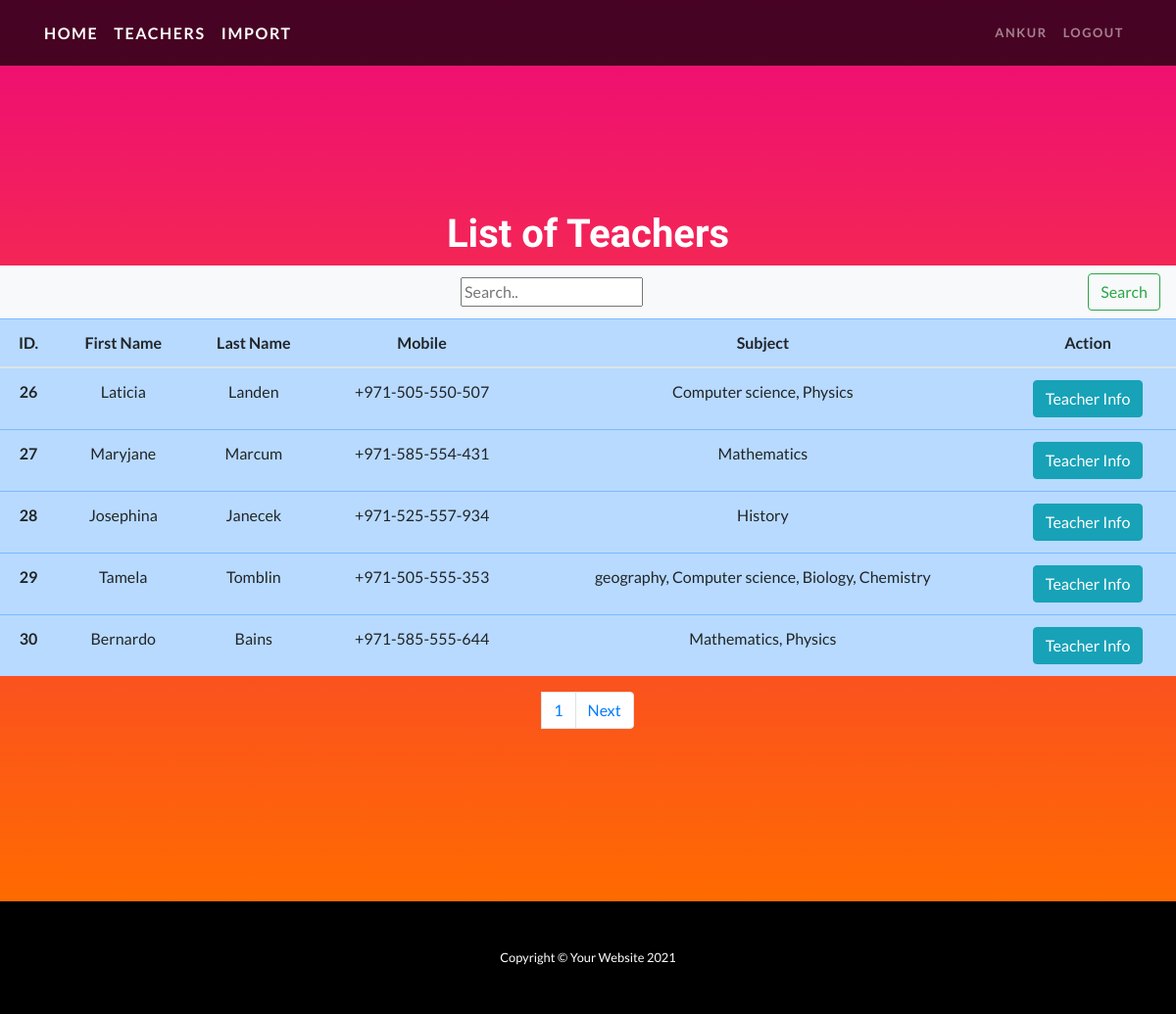
Page /t_list (signed in) on the committed database.
### teacher/models.py (models this page shows, shortened)
class Teacher(models.Model):
    first_name=models.CharField(max_length=56)
    last_name=models.CharField(max_length=56)
    email_address=models.EmailField()
    profile_picture = models.ImageField(default='default.jpg',upload_to='teacher')
    mobile_number=models.CharField(max_length=16)
    room_number = models.CharField(max_length=10)
    subject_taught = models.CharField(max_length=256)
    created = models.DateField(auto_now_add=True)
    class Meta:
        ordering=('-created',)

### teacher/views.py (the view)
# urls.py: path('t_list', views.teacher_list,name='teacher_list'),
def teacher_list(request):
    t_list = Teacher.objects.all()
    paginator=Paginator(t_list, 5)
    page_number=request.GET.get('page')
    query=request.GET.get("q")
    if query:
        t_list=t_list.filter(Q(last_name__icontains=query) | Q(subject_taught__icontains=query)).distinct()
    try:
        t_list=paginator.page(page_number)
    except PageNotAnInteger:
        t_list=paginator.page(1)
    except EmptyPage:
        t_list=paginator.page(paginator.num_pages)
    return render(request, 'teacher_list.html', {'t_list':t_list,})

### templates/teacher_list.html
{% extends 'base.html'%}
{% load static%}
{% block container_block %}
<header class="masthead text-center text-white">
<div class="table-responsive">
<table class="table table-hover">
  <thead>
    <tr class="table-primary">
      <th scope="col">ID.</th>
      <th scope="col">First Name</th>
      <th scope="col">Last Name</th>
      <th scope="col">Mobile</th>
      <th scope="col">Subject</th>
    <th scope="col">Action</th>
    </tr>
  </thead>
  <tbody>
  <h1> List of Teachers </h1>
   <nav class="navbar navbar-light bg-light">
  <form class="example"  method="GET" action="" >
          <input type="text" placeholder="Search.." name="q" value="{{request.GET.q}}" >
    <button class="btn btn-outline-success my-2 my-sm-0" type="submit">Search</button>
  </form>
</nav>
  {% for teacher in t_list %}
    <tr class="table-primary">
      <th scope="row">{{teacher.id}}</th>
      <td>{{teacher.first_name}}</td>
      <td>{{teacher.last_name}}</td>
      <td>{{teacher.mobile_number}}</td>
      <td>{{teacher.subject_taught}}</td>
      <td><a href="{% url 'teacher:details'  pk=teacher.id %}"> <button type="button" class="btn btn-info">Teacher Info</button> </a> </td>
    </tr>
    {% endfor %}
  </tbody>
</table>
</div>
{%include 'pagination.html' with page=t_list %}
  </header>
{% endblock %}

### templates/base.html (shortened to what this page needs)
<!DOCTYPE html>
{% load static %}
<html lang="en">
<head>
  <link href="{% static "vendor/bootstrap/css/bootstrap.min.css" %} " rel="stylesheet">
  <link href="{%static "css/one-page-wonder.min.css" %}" rel="stylesheet">
</head>
<body>
  <nav class="navbar navbar-expand-lg navbar-dark navbar-custom fixed-top">
    <div class="container">
      <a class="navbar-brand" href="/">Home</a>
      <a class="navbar-brand" href="/t_list">Teachers</a>
      <a class="navbar-brand" href="import">Import</a>
      <div class="collapse navbar-collapse" id="navbarResponsive">
        <ul class="navbar-nav ml-auto">
        {% if request.user.is_authenticated %}
        <li class="nav-item">
           <a class="nav-link" > {{request.user|title}}</a>
         </li>
         <li class="nav-item">
            <a class="nav-link" href="accounts/logout">Logout</a>
          </li>
        {% else %}
          <li class="nav-item">
            <a class="nav-link" href="user/sign_up/">Sign Up</a>
          </li>
         {% endif %}
        </ul>
      </div>
    </div>
  </nav>
    {% block container_block %}
  {% endblock %}
  <footer class="py-5 bg-black">
    <div class="container">
      <p class="m-0 text-center text-white small">Copyright &copy; Your Website 2021</p>
    </div>
  </footer>
</body>
</html>

### rows in the picture
Teacher: id "26", first_name "Laticia", last_name "Landen", mobile_number "+971-505-550-507", subject_taught "Computer science, Physics"
Teacher: id "27", first_name "Maryjane", last_name "Marcum", mobile_number "+971-585-554-431", subject_taught "Mathematics"
Teacher: id "28", first_name "Josephina", last_name "Janecek", mobile_number "+971-525-557-934", subject_taught "History"
Teacher: id "29", first_name "Tamela", last_name "Tomblin", mobile_number "+971-505-555-353", subject_taught "geography, Computer science, Biology, Chemistry"
Teacher: id "30", first_name "Bernardo", last_name "Bains", mobile_number "+971-585-555-644", subject_taught "Mathematics, Physics"

### other values in the picture
{{ request.user|title }} "ANKUR"
{{ page.number }} "1"
